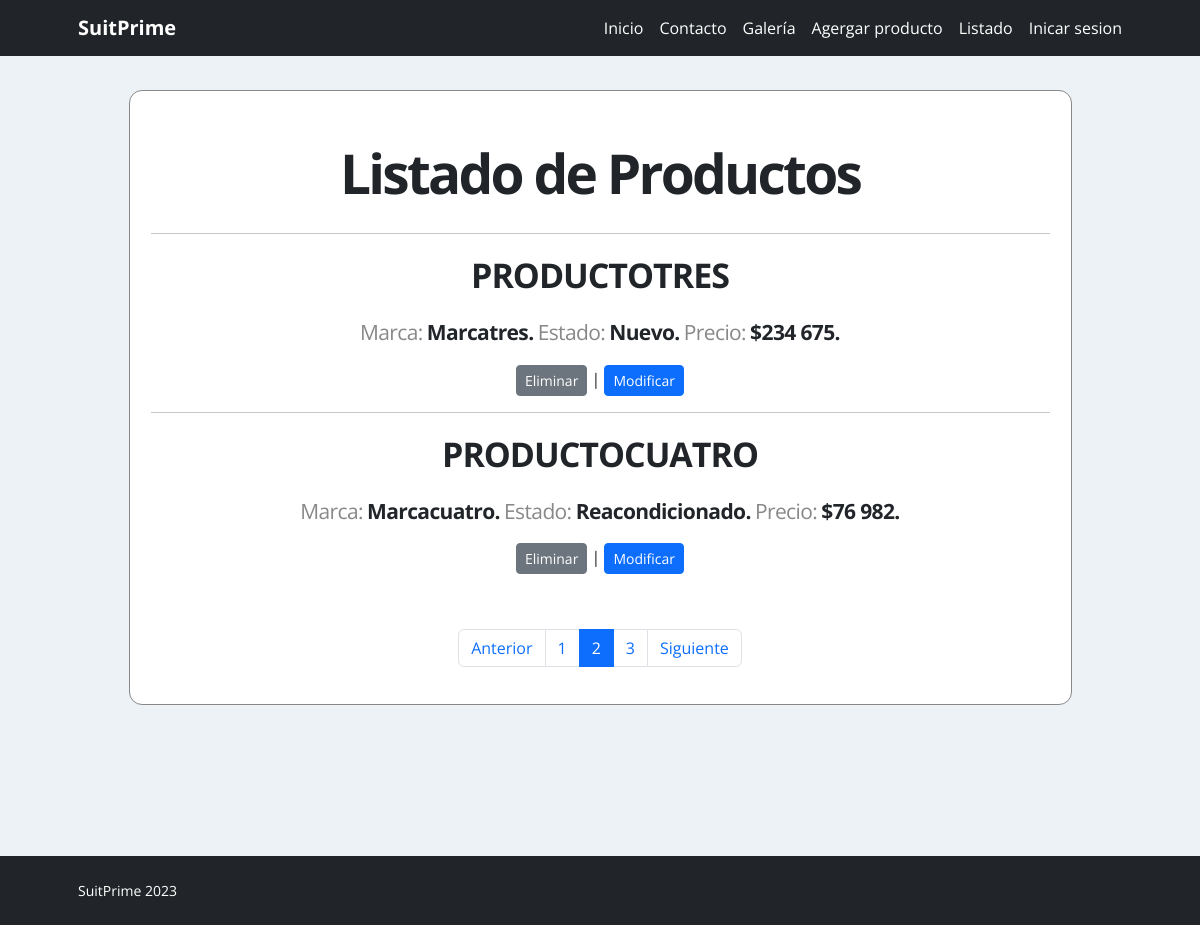
Page /Listar-producto/?page=2 on the committed database.
### app/models.py (models this page shows, shortened)
class Producto(models.Model):
    nombre = models.CharField(max_length=50)
    precio = models.IntegerField()
    descripcion = models.TextField()
    nuevo = models.BooleanField()
    marca = models.ForeignKey(Marca, on_delete=models.PROTECT)
    fecha_fabricacion = models.DateField(null=True)
    imagen = models.ImageField(upload_to="productos", null=True)

class Marca(models.Model):
    nombre = models.CharField(max_length=50)
    def __str__(self):
        return self.nombre

### app/views.py (the view)
# urls.py: path('Listar-producto/', Listar_producto, name="Listar_producto"),
def Listar_producto(request):
    productos = Producto.objects.all()
    page = request.GET.get('page', 1)
    try:
        paginator = Paginator(productos, 2)
        productos = paginator. page(page)
    except:
        raise Http404
    data = {
        'entity' : productos,
        'paginator' : paginator
    }
    return render(request,'app/producto/listar.html', data)

### app/templates/app/producto/listar.html (shortened to what this page needs)
{% extends 'app/base.html' %}
{% block contenido %}
{% load humanize %}
<div style="padding: 34px;">
<div id="productoslista">
<h2>Listado de Productos</h2>
{% for p in entity %}
<hr/>
<div>
<dl class="prodNombre">
<dd><p>{{ p.nombre | title }}</p></dd>
</dl>
<dl>
<dt><h3>Marca:</h3></dt>
<dd><p>{{ p.marca | title }}.</p></dd>
<dt><h3>Estado:</h3></dt>
<dd><p>{% if p.nuevo %}Nuevo{% else %}Reacondicionado{% endif %}.</p></dd>
<dt><h3>Precio:</h3></dt>
<dd><p>${{ p.precio | intcomma }}.</p></dd>
</dl>
<p><a href="#" onclick="eliminarProducto( {{ p.id }} )" class="btn btn-secondary btn-sm">Eliminar</a> | <a href="{% url 'Modificar_producto' p.id %}" class="btn btn-primary btn-sm">Modificar</a></p>
</div>
{% endfor %}
<div style="margin: 55px 0 0 0;">
{% include 'app/paginator.html' %}
</div>
</div>
</div>
{% endblock %}

### app/static/app/css/estilos.css (style rules this page uses)
* { margin:0; padding:0; }
body { background-color:#EDF2F7; font-family: 'Open Sans', sans-serif; }
h1,h2 { font-family: 'Open Sans', sans-serif; font-weight: bold; }

### app/static/app/css/estilo2.css (style rules this page uses)
div#prodlist h2, h3 { font-size: 1.3em; }
div.flexOne div._prod ._proddesc h2, h3 { font-size: 1.3em; }
#productoslista { border-width: 1px; border-radius: 13px; border-color: #888; border-style: solid; background-color: #fff; margin: 0 auto; max-width: 943px; padding: 21px; text-align: center; font-family: 'Open Sans', Sans-serif; }
#productoslista h2 { margin: 0.5em 0; font-size: 55px; font-weight: bold; letter-spacing: -0.05em; font-family: 'Open Sans', Sans-serif; }
#productoslista dl, #productoslista hr { margin: 1em 0; }
#productoslista dl dt, #productoslista dl dd { display: inline-block; margin: 0; }
#productoslista dl dt h3, #productoslista dl dd p, #productoslista hr { font-size: 21px; font-family: 'Open Sans', Sans-serif; letter-spacing: -0.03em; margin: 0; padding: 0; }
#productoslista dl dt h3 { color: #888; font-weight: lighter; }
#productoslista dl dd p { font-weight: bold; }
#productoslista dl.prodNombre dd p { font-size: 34px; font-weight: bold; text-transform: uppercase; }

### rows in the picture
Producto: nombre "PRODUCTOTRES", marca "Marcatres", nuevo "Nuevo", precio "234 675"
Producto: nombre "PRODUCTOCUATRO", marca "Marcacuatro", nuevo "Reacondicionado", precio "76 982"

### other values in the picture
{{ page }} "1" "2" "3"
